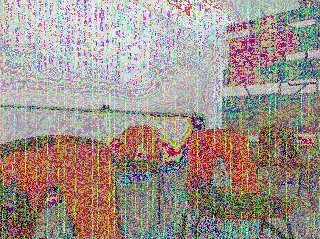
#> input picture images/color5.jpg, 320 x 239 px
$ python 'metricas de error en filtros_todas.py'
#> lines starting #> are read from the running program, lines starting #| are printed output that depends on the picture; long printed decimals are rounded
#metricas de error en filtros, media, mediana, gaussiano, vs original
import cv2 as cv
import numpy as np
import matplotlib.pyplot as plt

img= cv.imread("./images/color5.jpg")
#> img is the input picture: shape (239, 320, 3); mean B, G, R 139.5, 145.5, 158.9
cv.imshow("Imagen ruido", img)


#filtro de media
kernel= np.ones((5,5), np.float32)/25
img_media= cv.filter2D(img, -1, kernel)
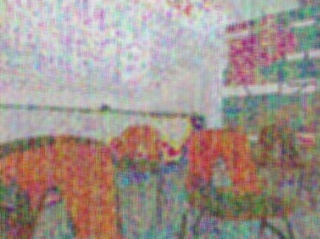
#> img_media: shape (239, 320, 3); mean B, G, R 139.4, 145.5, 158.9
cv.imshow("Imagen Media", img_media)

#filtro de mediana
img_mediana= cv.medianBlur(img, 11) #ventana de 11 x 11
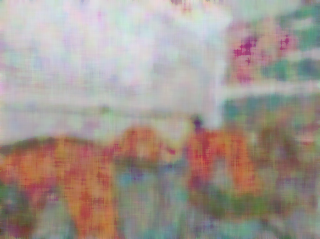
#> img_mediana: shape (239, 320, 3); mean B, G, R 142.4, 150, 161.9
cv.imshow("Imagen Mediana", img_mediana)

#filtro de gausiano
img_gaussiana= cv.GaussianBlur(img, (11,11), 1) #ventana de 11 x 11 y sigma(desviación estandar)
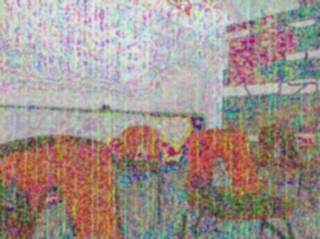
#> img_gaussiana: shape (239, 320, 3); mean B, G, R 139.5, 145.5, 158.9
cv.imshow("Imagen Gaussiana", img_gaussiana)

#########mediana
#MSE
print("Métrica de error para filtro de mediana:")
mse= np.mean((img - img_mediana)**2)
#> mse = 100.4
print("MSE:", mse)
#| MSE: 100.361

#RMSE
rmse= np.sqrt(mse)
#> rmse = 10.02
print("RMSE:", rmse)
#| RMSE: 10.018

#PSNR
psnr= 20*np.log10(255/rmse)
#> psnr = 28.12
print("PSNR:", psnr)
#| PSNR: 28.115


#########media
print("Métrica de error para filtro de media:")
#MSE
mse= np.mean((img - img_media)**2)
#> mse = 101.8
print("MSE:", mse)
#| MSE: 101.774

#RMSE
rmse= np.sqrt(mse)
#> rmse = 10.09
print("RMSE:", rmse)
#| RMSE: 10.088

#PSNR
psnr= 20*np.log10(255/rmse)
#> psnr = 28.05
print("PSNR:", psnr)
#| PSNR: 28.054

##########gaussiano
print("Métrica de error para filtro de gaussiano:")
#MSE
mse= np.mean((img - img_gaussiana)**2)
#> mse = 98.91
print("MSE:", mse)
#| MSE: 98.914

#RMSE
rmse= np.sqrt(mse)
#> rmse = 9.95
print("RMSE:", rmse)
#| RMSE: 9.946

#PSNR
psnr= 20*np.log10(255/rmse)
#> psnr = 28.18
print("PSNR:", psnr)
#| PSNR: 28.178
cv.waitKey(0)
cv.destroyAllWindows()
